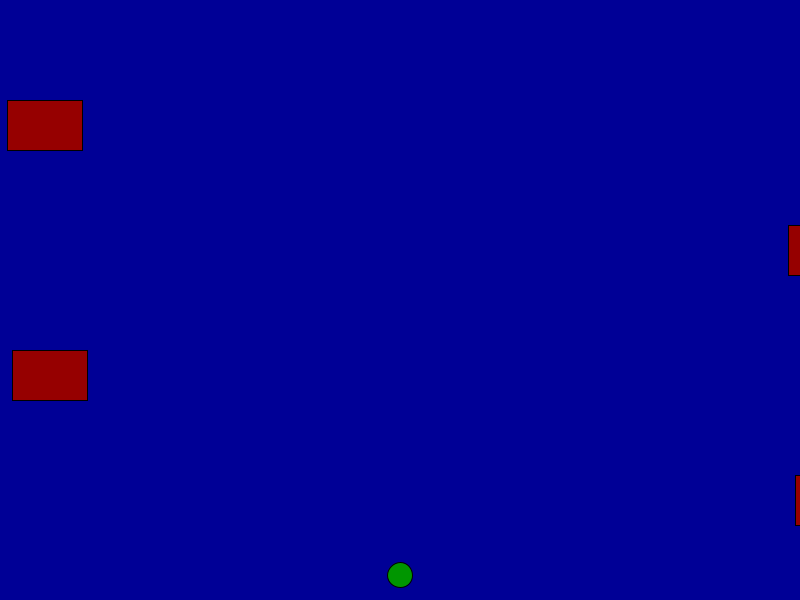
Frame 1 (no input)
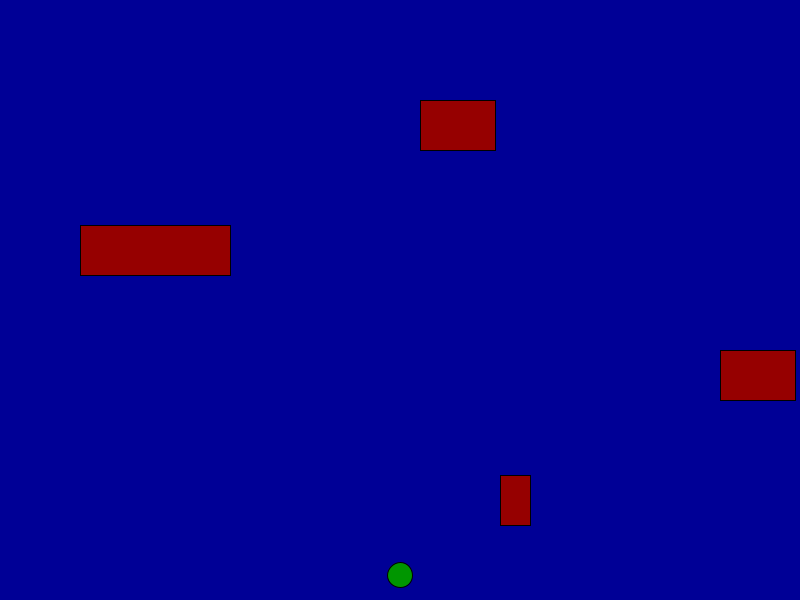
Frame 60 (the mouse pressed at the canvas centre just before this capture)
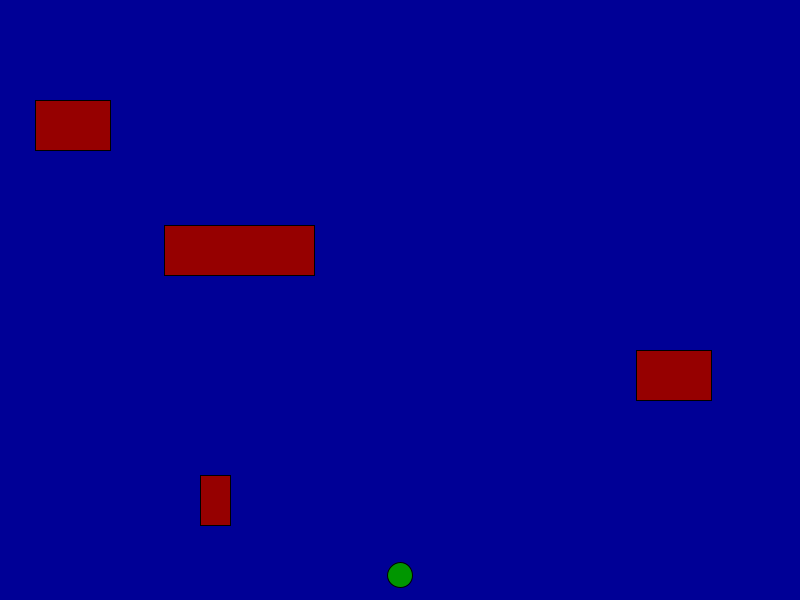
Frame 120 (the mouse held since frame 60 and released just before this capture)

The Processing sketch that drew these frames (run headless with seeded random() and noise(); from frame 60 on, the mouse is pressed at the canvas centre):

// Processing sketch: frogger
// ── frogger.pde
int x = 400;
int y = 575;
int oldX;
int oldY;
Car car1 = new Car(0, 100, 75, 7);
Car car2 = new Car(800, 225, 150, -12);
Car car3 = new Car(0, 350, 75, 12);
Car car4 = new Car(800, 475, 30, -5);

class Car{
  int xPos;
  int yPos;
  int size;
  int speed;
  int startX;
  
  Car(int xPos, int yPos, int size, int speed){
    this.startX = xPos;
    this.xPos = xPos;
    this.yPos = yPos;
    this.size = size;
    this.speed = speed;
  }
  
  int getY(){
    return yPos;
  }
  
  int getX(){
   return xPos; 
  }
  
  int getSize(){
   return size; 
  }
  
  void display()
  {
    fill(150, 0, 0);
    rect(xPos, yPos, size, 50);
  }
  
  void move(){
    xPos = xPos + speed;
    offScreen();
  }
  
  void offScreen(){
    if (xPos > width || xPos < 0){
      xPos = startX;
      
    }
  }
}

boolean intersects(Car car) {
 if ((y > car.getY() && y < car.getY()+50) &&
                (x > car.getX() && x < car.getX()+car.getSize())) {
   return true;
  }
 else  {
  return false;
 }
}


void keyPressed()
{
  oldX = x;
  oldY = y;
  int moveSize = 15;
    if(key == CODED){
        if(keyCode == UP)
        {
            y = y - moveSize;
        }
        else if(keyCode == DOWN)
        {
            y = y + moveSize;
        }
        else if(keyCode == RIGHT)
        {
            x = x + moveSize;
        }
        else if(keyCode == LEFT)
        {
            x = x - moveSize;
        }
    }
    
    if (x > 800 || x < 0 || y > 600 || y < 0){
      x = oldX;
      y = oldY;
    }
}


void setup(){
  size(800, 600);
}

void draw(){
  background(0,0,150);
  car1.move();
  car1.display();
  car2.move();
  car2.display();
  
  car3.move();
  car3.display();
  car4.move();
  car4.display();
  fill(0, 150, 0);
  ellipse(x, y, 25, 25);
  if (intersects(car1) || intersects(car2)){
    print("Oof! ");
    x = 400;
    y = 575;
  }
}
